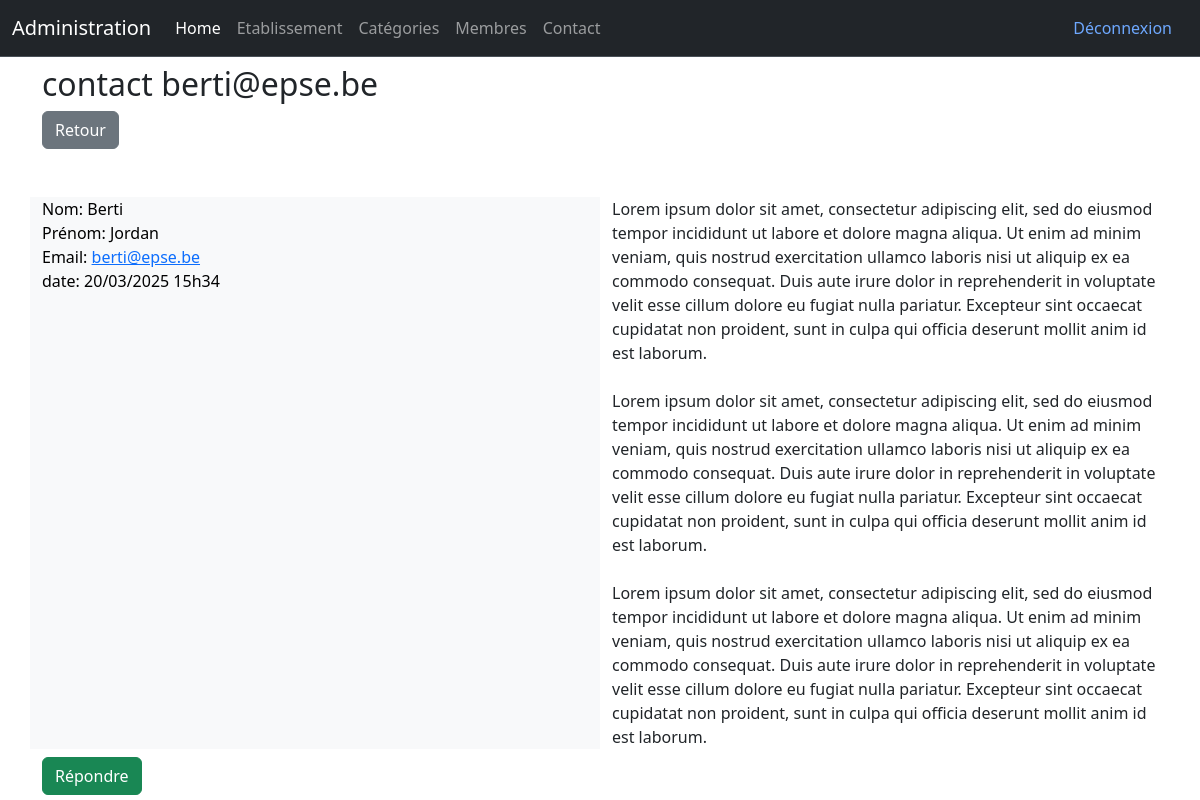
The page /admin/showContact.php?id=1 (signed in) on the database its author committed.
### tables this page shows
CREATE TABLE IF NOT EXISTS `contact` (
  `id` int NOT NULL AUTO_INCREMENT,
  `lastname` varchar(60) NOT NULL,
  `firstname` varchar(60) NOT NULL,
  `email` varchar(255) NOT NULL,
  `message` text NOT NULL,
  `date` datetime NOT NULL,
  PRIMARY KEY (`id`)
);

### admin/showContact.php (the view, shortened to what this page needs)
<?php
if(isset($_GET['id']))
{
    $id = htmlspecialchars($_GET['id']);
}else{
    header("LOCATION:categories.php");
    exit();
}
require "../connexion.php";
$contact = $bdd->prepare("SELECT id, lastname, firstname,email, message,DATE_FORMAT(date,'%d/%m/%Y %Hh%i') AS mydate FROM contact WHERE id=?");
$contact->execute([$id]);
$donCont = $contact->fetch();
?>
<!DOCTYPE html>
<html lang="en">
<head>
    <link href="https://cdn.jsdelivr.net/npm/bootstrap@5.3.3/dist/css/bootstrap.min.css" rel="stylesheet">
</head>
<body>
<?php
include("partials/header.php");
?>
<div class="container">
    <h2 class="my-2">contact <?= $donCont['email'] ?></h2>
    <a href="contacts.php" class="btn btn-secondary mb-5">Retour</a>
    <div class="row">
        <div class="col-md-6 text-bg-light">
            <div>Nom: <?= $donCont['lastname'] ?></div>
            <div>Prénom: <?= $donCont['firstname'] ?></div>
            <div>Email: <a href="mailto:<?= $donCont['email'] ?>"><?= $donCont['email'] ?></a></div>
            <div>date: <?= $donCont['mydate'] ?></div>
        </div>
        <div class="col-md-6 p-6">
            <?= nl2br($donCont['message']) ?>
        </div>
        <div class="col-12">
            <a href="mailto:<?= $donCont['email'] ?>" class="btn btn-success my-2">Répondre</a>
        </div>
    </div>
</div>
</body>
</html>

### rows shown on the page
contact: email "berti@epse.be", lastname "Berti", firstname "Jordan", message "Lorem ipsum dolor sit amet, consectetur adipiscing elit, sed do eiusmod tempor incididunt ut labore et dolore magna aliqua. Ut enim ad minim veniam, quis nostrud exercitation ullamco laboris nisi ut aliquip ex ea commodo consequat. Duis aute irure dolor in reprehenderit in voluptate velit esse cillum dolore eu fugiat nulla pariatur. Excepteur sint occaecat cupidatat non proident, sunt in culpa qui officia deserunt mollit anim id est laborum. Lorem ipsum dolor sit amet, consectetur adipiscing elit, sed do eiusmod tempor incididunt ut labore et dolore magna aliqua. Ut enim ad minim veniam, quis nostrud exercitation ullamco laboris nisi ut aliquip ex ea commodo consequat. Duis aute irure dolor…"

### other values the page prints
$donCont['mydate'] "20/03/2025 15h34"
